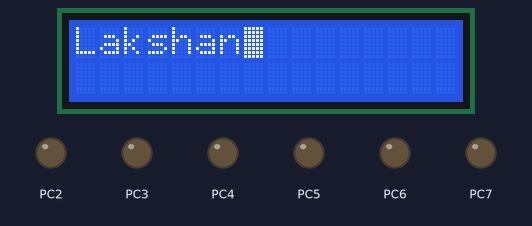
A program run on a simulated ATmega32, built with avr-gcc and emulated at 16 MHz. Shown: 16×2 character LCD, output pins drawn as LEDs (lit = HIGH). Wiring (inferred from the signals the program sends): character LCD (HD44780): RS PC0; E PC1; data PD0, PD1, PD2, PD3, PD4, PD5, PD6, PD7. Pins used as bus, display or sensor lines are not drawn.

Above: at 0.29 s.
At 0.64 s:
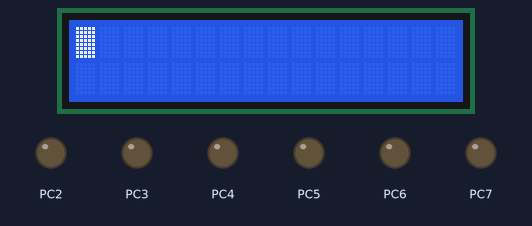

The program:

main.c
```c
/*
 * GccApplication1.c
 *
 * Created: 5/17/2021 4:35:35 PM
 * Author : lakshan rathnayake
 */

#define F_CPU  16000000UL
#include <avr/io.h>
#include <stdio.h>
#include <util/delay.h>


void command (unsigned char cmd)
{
	PORTC = 0x02;
	PORTD = cmd;
	PORTC = 0x00;
	_delay_ms (15);
}

void lcd_data (unsigned char data)
{
	PORTC = 0x03;
	PORTD = data;
	PORTC = 0x01;
	_delay_ms(15);
}

void lcd_print (char *p)
{
	while (*p)
	{
		lcd_data(*p++);

	}

}


int main(void)
{
    /* Replace with your application code */

	DDRC = 0xff;
	DDRD = 0xff;

	command (0x38);
	command (0x0f);
	command (0x01);


    while (1)
    {
		command (0x80);
		lcd_print("Lakshan");
		_delay_ms(100);
		command (0XC0);
		lcd_print ("Rathnayake");
		_delay_ms(100);
		command (0x01);
		_delay_ms(100);
    }
}
```

Measured:
- by itself, everything shown: repeats every 0.60 s, in 3 steps
